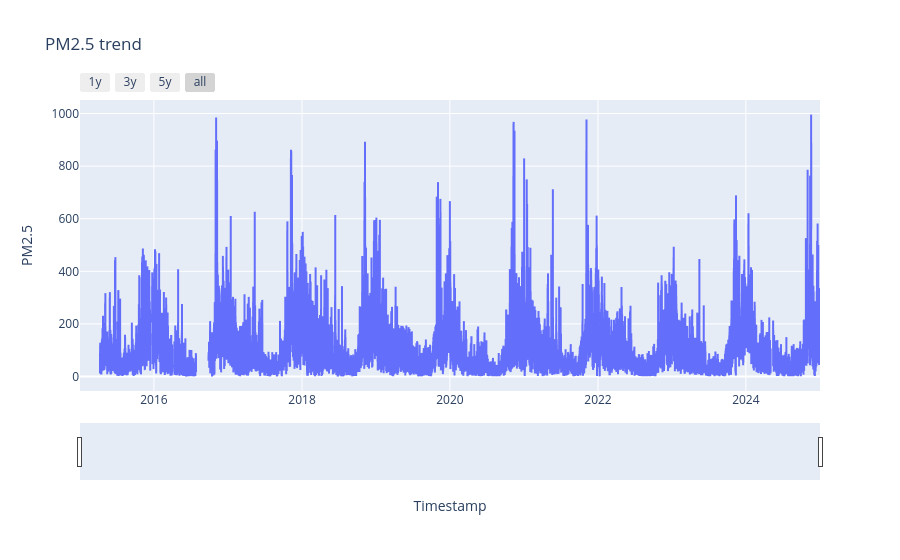

Notebook code for this chart:
### Code cell
fig = px.line(df, x='Timestamp', y='PM2.5', title='PM2.5 trend')

fig.update_xaxes(
    rangeslider_visible = True,
    rangeselector=dict(
        buttons=list([
            dict(count=1, label='1y', step='year', stepmode='backward'),
            dict(count=2, label='3y', step='year', stepmode='backward'),
            dict(count=3, label='5y', step='year', stepmode='backward'),
            dict(step='all')
        ])
    )
)
fig.show()

### Figure 1 — Plotly figure (JSON) as saved in the notebook; plotly's stock layout.template omitted (floating-point values rounded to 4 significant figures; data arrays with more than 128 entries replaced by an {"elided": "..."} marker saying what was removed)
{"data": [{"hovertemplate": "Timestamp=%{x}<br>PM2.5=%{y}<extra></extra>", "legendgroup": "", "line": {"color": "#636efa", "dash": "solid"}, "marker": {"symbol": "circle"}, "mode": "lines", "name": "", "showlegend": false, "type": "scattergl", "x": {"elided": "87672 str values"}, "xaxis": "x", "y": {"elided": "87672 float values"}, "yaxis": "y"}], "layout": {"legend": {"tracegroupgap": 0}, "title": {"text": "PM2.5 trend"}, "xaxis": {"anchor": "y", "domain": [0, 1], "rangeselector": {"buttons": [{"count": 1, "label": "1y", "step": "year", "stepmode": "backward"}, {"count": 2, "label": "3y", "step": "year", "stepmode": "backward"}, {"count": 3, "label": "5y", "step": "year", "stepmode": "backward"}, {"step": "all"}]}, "rangeslider": {"visible": true}, "title": {"text": "Timestamp"}}, "yaxis": {"anchor": "x", "domain": [0, 1], "title": {"text": "PM2.5"}}}}
